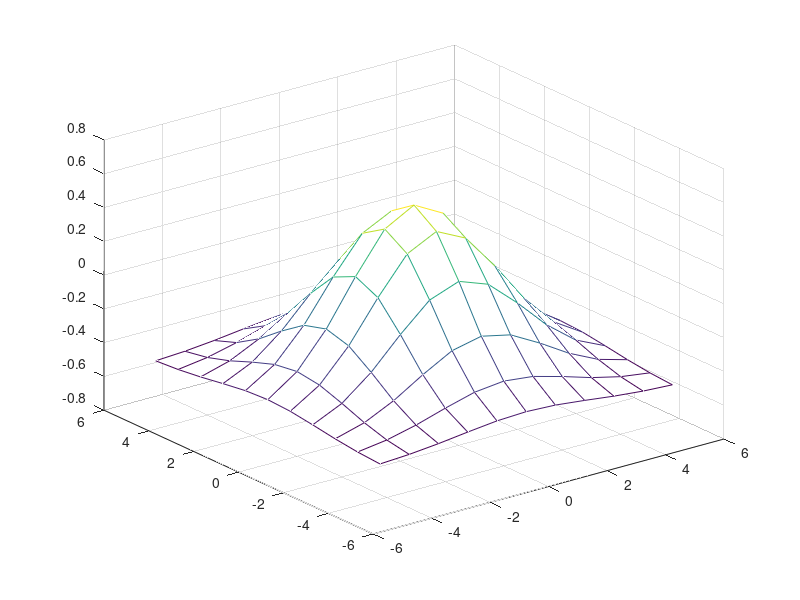
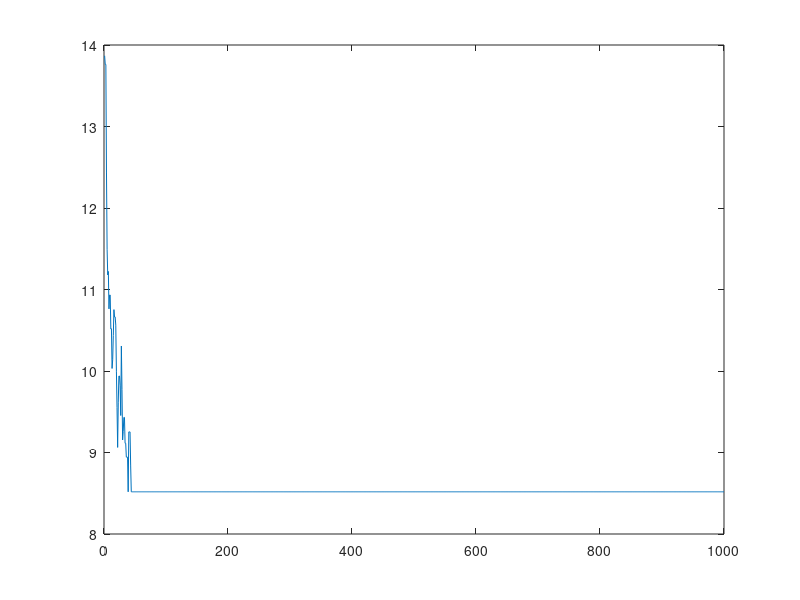
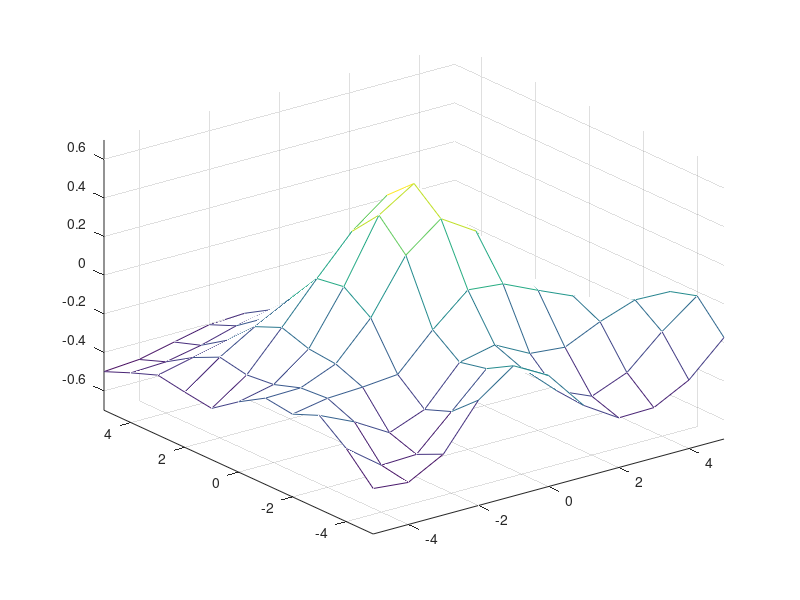

Source code (MATLAB) for these figures, in order:
close all;
clear;

n = 25;
alpha = 0.9;
eta = 0.1;
error = [];
epoch_total = 1000;
hidden = 20;

input_x = [-5:1:5]';
input_y = input_x;
z = exp(-input_x.*input_x*0.1) * exp(-input_y.*input_y*0.1)' - 0.5;
[gridsize, ~] = size(z);
ndata = gridsize * gridsize;

mesh( input_x, input_y, z);

%out = [];

targets = reshape(z, 1, ndata);
[xx, yy] = meshgrid(input_x, input_y);
patterns_original = [reshape(xx, 1, ndata); reshape(yy, 1, ndata)];

% Randomize data
permute = randperm(ndata);
patterns = patterns_original(:, permute);
targets = targets(:, permute);

[insize, ~] = size(patterns);
[outsize, ndata] = size(targets);

% Number of points that are kept
patterns_small = patterns(:, 1:n);
targets_small = targets(:, 1:n);

[insize_small, ~] = size(patterns_small);
[outsize_small, ndata_small] = size(targets_small);

X = [patterns_small; ones(1, ndata_small)];


w = randn(hidden, insize_small+1);
v = randn(outsize_small, hidden+1);
dw = 0;
dv = 0;

for epoch = 1:epoch_total
    % Forward pass
    hin = w * [patterns_small; ones(1, ndata_small)];
    hout = [2 ./ (1+exp(-hin)) - 1 ; ones(1,ndata_small)];

    oin = v * hout;
    out = 2 ./ (1+exp(-oin)) - 1;

    % Backward pass
    delta_o = (out - targets_small) .* ((1 + out) .* (1 - out)) * 0.5;
    delta_h = (v' * delta_o) .* ((1 + hout) .* (1 - hout)) * 0.5;
    delta_h = delta_h(1:hidden, :);

    % Weight calc
    dw = (dw .* alpha) - (delta_h * X') .* (1 - alpha);
    dv = (dv .* alpha) - (delta_o * hout') .* (1 - alpha);
    w = w + dw .* eta;
    v = v + dv .* eta;
    
    error(epoch) = sum(sum(abs(sign(out) - targets_small)./2));
    
end

figure;
plot(1:epoch_total, error);


% Resultant 
figure;

hin = w * [patterns_original; ones(1, ndata)];
hout = [2 ./ (1+exp(-hin)) - 1 ; ones(1,ndata)];

oin = v * hout;
out = 2 ./ (1+exp(-oin)) - 1;

zz = reshape(out, gridsize, gridsize);
mesh(input_x, input_y, zz);
axis([-5 5 -5 5 -0.7 0.7]);
drawnow;